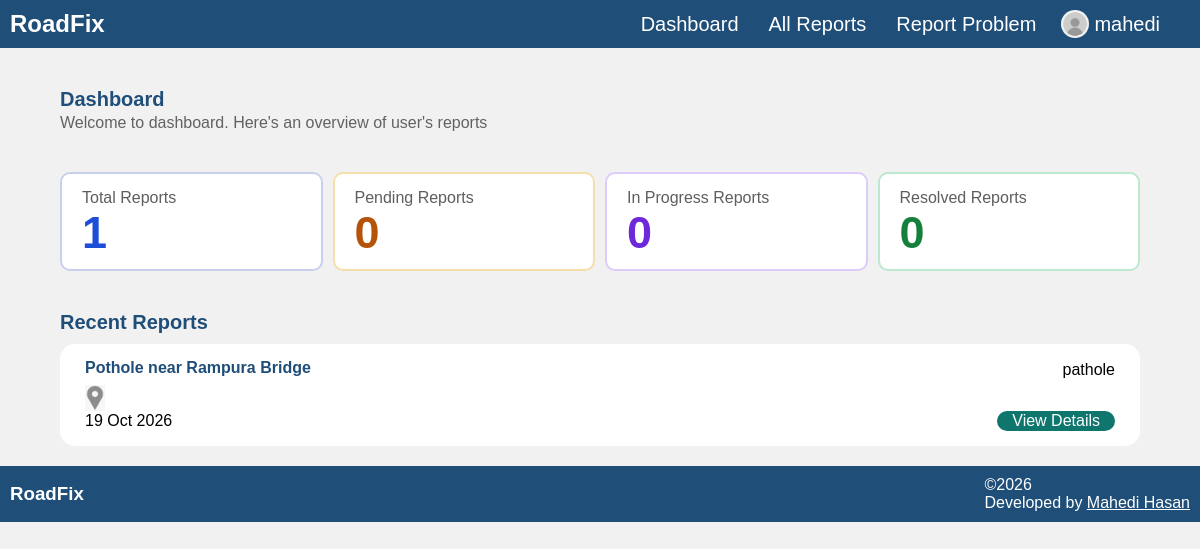
The app's page /dashboardPage/ (signed in) with its own data.
### reports/models.py (models this page shows, shortened)
class Report(models.Model):
    CATEGORY_CHOICES = [
        ("pothole", "Pothole"),
        ("damaged_road", "Damaged Road"),
        ("waterlogging", "Waterlogging"),
        ("broken_streetlight", "Broken Streetlight"),
        ("other", "Other"),
    ]
    STATUS_CHOICES = [
        ("pending", "Pending"),
        ("in_progress", "In Progress"),
        ("resolved", "Resolved"),
    ]
    title = models.CharField(max_length=200)
    category = models.CharField(max_length=30, choices=CATEGORY_CHOICES)
    description = models.TextField()
    photo = models.ImageField(upload_to="reportPics/", blank=True, null=True)
    status = models.CharField(max_length=20, choices=STATUS_CHOICES, default="pending")
    create_date = models.DateTimeField(auto_now_add=True, null=True)
    user = models.ForeignKey(User, on_delete=models.CASCADE, null=True, blank=True)
    location = models.CharField(max_length=200)
    road_information = models.CharField(max_length=200)
    landmarks = models.CharField(max_length=300)
    additional_details = models.CharField(max_length=500, blank=True)

### reports/views.py (the view)
# urls.py: path('dashboardPage/',views.dashboard, name='Dashboard'),
def dashboard(request):
    allReports = Report.objects.all().order_by("-create_date")[:3]
    totReport = Report.objects.all().count()
    pending = Report.objects.filter(status="pending").count()
    inProgress = Report.objects.filter(status="in_progress").count()
    resolvedd = Report.objects.filter(status="resolved").count()
    return render(
        request,
        "dashboard.html",
        {
            "allReports": allReports,
            "totalReport": totReport,
            "pendingReport": pending,
            "inProgressReport": inProgress,
            "resolvedReport": resolvedd,
        },
    )

### templates/dashboard.html (shortened to what this page needs)
{% load static %}
<!DOCTYPE html>
<html lang="en">
<head>
    <link rel="stylesheet" href="{% static 'css/dashboard.css' %} ">
</head>
<body>
    {% include 'navbar.html' %}
    <div class="dashboard_text">
        <h2 class="">Dashboard</h2>
        <p>Welcome to dashboard. Here's an overview of user's reports</p>
    </div>
    <div class="reportBox">
        <div class="box total">
            <p class="label">Total Reports</p>
            <p class="number">{{totalReport}}</p>
        </div>
        <div class="box pending">
            <p class="label">Pending Reports</p>
            <p class="number">{{pendingReport}}</p>
        </div>
        <div class="box solved">
            <p class="label">In Progress Reports</p>
            <p class="number">{{inProgressReport}}</p>
        </div>
        <div class="box resolved">
            <p class="label">Resolved Reports</p>
            <p class="number">{{resolvedReport}}</p>
        </div>
    </div>
    <div class="recentReportsText">
        <h3>Recent Reports</h3>
    </div>
    <div class="recentReports">
        {% for reportX in allReports%}
        <div class="cart">
            <div class="title_status">
                <h3 class="title"> {{reportX.title}}</h3>
                <p class="{{reportX.status}}">{{reportX.get_category_display}}</p>
            </div>
            <div class="location">
                <img src="{% static 'images/location.png' %} " style="width: 20px;">
            </div>
            <div class="date_viewMore">
                <p class=""> {{reportX.create_date|date:'d M Y'}}</p>
                <a href="{% url 'specific_report_details' reportX.id %}" class="viewDetails">
                    View Details
                </a>
            </div>
        </div>
    </div>
    {% empty %}
    <h2>Sorry, No reports available</h2>
    {% endfor%}
    {% include 'footer.html' %}
</body>
</html>

### templates/navbar.html (shortened to what this page needs)
{% load static %}
<link rel="stylesheet" href="{% static 'css/navbar.css' %}">
<nav>
    <div class="logo_and_roadFix">
        <a href="{% url 'index' %}">
            <h1>RoadFix</h1>
        </a>
    </div>
    <div class="hidden_when_mobile_Active">
        <div class="othersOption">
            <a href="{% url 'Dashboard' %}">Dashboard</a>
            <a href="{% url 'allReports' %}">All Reports</a>
            <a href="{% url 'report_form' %}">Report Problem</a>
        </div>
        <div class="register_login">
            {% if user.is_authenticated %}
            <div class="profile">
                <div class="image_and_name">
                    <img src="{% static 'images/profile.jpg' %}">
                    <span class="username">{{user.username}}</span>
                </div>
            </div>
            {% else %}
            <div class="register_loginPage">
                <a href="{% url 'register' %}">Register</a>
                <a href="{% url 'loginPage' %}">Login</a>
            </div>
            {% endif %}
        </div>
    </div>
</nav>

### static/css/dashboard.css (style rules this page uses)
.dashboard_text h2 { margin: 0; margin-bottom: 3px; font-size: 20px; }
.dashboard_text { margin: 40px 60px; }
.dashboard_text p { margin: 0; color: #636262; font-size: 16px; margin-bottom: 10px; }
.box { background-color: #FFFFFF; border-radius: 10px; padding-left: 20px 0px 10px 10px; padding: 15px 10px 10px 20px; }
.reportBox { display: grid; grid-template-columns: repeat(4, 1fr); gap: 10px; margin: 40px 60px; }
.box p { margin: 0; }
.box .number { font-size: 45px; FONT-WEIGHT: bold; }
.box.total .number { color: #1D4ED8; font-weight: bold; }
.box.pending .number { color: #B45309; font-weight: bold; }
.box.resolved .number { color: #15803D; font-weight: bold; }
.box.solved .number { color: #6D28D9; font-weight: bold; }
.box.total { border: 2px solid #c7d1ed; }
.box.pending { border: 2px solid #F5DEAA; }
.box.resolved { border: 2px solid #BCE8D0; }
.box.solved { border: 2px solid #DDCCFA; }
.box .label { color: rgb(95 93 93); font-size: 16px; }
.dashboard_text h2 { margin: 0; margin-bottom: 3px; color: #1F4E78; }
.recentReportsText h3 { color: #1F4E78; margin-top: 15px; font-size: 20px; margin-top: 40px; margin-bottom: -30px; }
.recentReports .cart p { margin: 3px; }
.cart h3 { margin: 0; margin-bottom: 3px; }
.cart .title { color: #1F4E78; font-size: 16px; }
.cart { margin: 40px 60px; }
.title_status { display: flex; align-items: center; justify-content: space-between; margin-top: 0px; margin-bottom: 5px; font-size: 16px; }
.cart p { margin: 0; }
.date_viewMore { display: flex; align-items: center; justify-content: space-between; }
.date_viewMore a { color: #0F766E; text-decoration: none; }
.cart .location { display: flex; align-items: center; gap: 5px; font-size: 16px; }
.cart { background: white; margin-bottom: 20px; padding: 15px 25px; border-radius: 15px; }
body { margin: 0; background-color: #efefef; }
.date_viewMore .viewDetails { font-size: 16px; background-color: #0F766E; padding: 1px 15px; border-radius: 20px; color: white; transition: transform 0.3s ease, background-color 0.3s ease; }
.recentReports .cart p { margin: 0; }
.recentReportsText { margin: 40px 60px; }

### static/css/navbar.css (style rules this page uses)
body { margin: 0; padding: 0; background-color: #f1f1f1; font-family: Arial, sans-serif; }
* { box-sizing: border-box; }
nav { position: relative; }
.logo_and_roadFix h1 { margin: 0; color: white; }
.logo_and_roadFix { display: flex; outline: 0; border: 0; }
nav .othersOption { display: flex; align-items: center; }
nav .register_login { display: flex; align-items: center; }
nav a { text-decoration: none; color: white; }
nav { display: flex; align-items: center; justify-content: space-between; gap: 30px; margin: 0; background-color: #1F4E78; }
.othersOption a { position: relative; }
.othersOption a::after { content: ""; position: absolute; width: 0; height: 2px; background-color: white; left: 0; bottom: 0px; transition: width 0.3s ease; }
.image_and_name img { width: 28px; background: transparent; border-radius: 50%; object-fit: cover; margin-right: 5px; }
.image_and_name { display: flex; align-items: center; margin-right: 40px; }
.profile .username { color: white; max-width: 90px; overflow: hidden; text-overflow: ellipsis; }
nav { display: flex; align-items: center; justify-content: space-between; gap: 30px; background-color: #1F4E78; padding: 10px 0px 10px 10px; }
.profile { position: relative; cursor: pointer; }
.hidden_when_mobile_Active { display: flex; align-items: center; }
.hidden_when_mobile_Active { gap: 25px; font-size: 20px; }
nav .othersOption { gap: 30px; }

### static/css/footer.css (style rules this page uses)
footer h3, p { margin: 0; }

### records on screen
Report: title "Pothole near Rampura Bridge", category "pathole", create_date "19 Oct 2026"

### other values on screen
{{ user.username }} "mahedi"
{{ totalReport }} "1"
{{ pendingReport }} "0"
{{ inProgressReport }} "0"
{{ resolvedReport }} "0"
